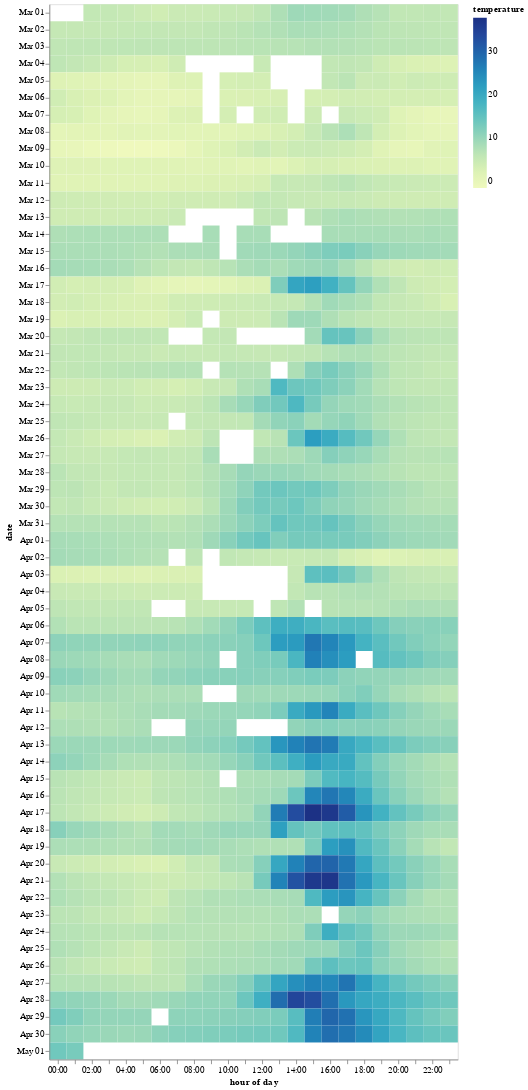

Notebook source saved alongside this figure:
### Code cell
# Plotting the average temperature each hour
alt.Chart((df_temperature_hourly).reset_index()).mark_rect().encode(
    alt.X('hoursminutes(time):O', title='hour of day'),
    alt.Y('monthdate(time):O', title='date'),
    alt.Color('temperature:Q', title='temperature')
)

### Figure 1 — Vega-Lite specification as saved in the notebook (floating-point values rounded to 4 significant figures; data arrays with more than 128 entries replaced by an {"elided": "..."} marker saying what was removed)
{"config": {"view": {"continuousWidth": 400, "continuousHeight": 300}}, "data": {"name": "data-7e7c6922b01d399f7ee393e46fab4835"}, "mark": "rect", "encoding": {"color": {"field": "temperature", "title": "temperature", "type": "quantitative"}, "x": {"field": "time", "timeUnit": "hoursminutes", "title": "hour of day", "type": "ordinal"}, "y": {"field": "time", "timeUnit": "monthdate", "title": "date", "type": "ordinal"}}, "$schema": "https://vega.github.io/schema/vega-lite/v4.17.0.json", "datasets": {"data-7e7c6922b01d399f7ee393e46fab4835": {"elided": "1464 records"}}}
